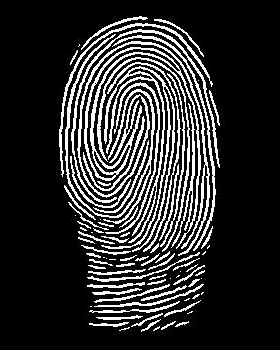
#> input picture aligned_fingerprint.png, 280 x 350 px
$ python -i __init__.py   (imports and definitions only)
#> lines starting #> are read from the running program, lines starting #| are printed output that depends on the picture; after the words box and inside, x2 and y2 are one past the last pixel; in counts of white or black regions, pixels touching at a corner belong together
#> further down, picture is the input picture: shape (350, 280, 3); min 0, max 255, mean 45.3
import cv2
import numpy as np
import skimage.morphology
from skimage.morphology import convex_hull_image, erosion
from skimage.morphology import square
import math

# [6 lines of commented-out code are left out]


class MinutiaeFeature(object):
    # [5 lines left out: function __init__, not called in this run]


    def __str__(self):
        return f"MinutiaeFeature(X={self.locX}, Y={self.locY}, Angle={self.Orientation}, Type={self.Type})"

    def __repr__(self):
        return self.__str__()


class FingerprintFeatureExtractor(object):
    def __init__(self):
        self._mask = []
        self._skel = []
        self.minutiaeTerm = []
        self.minutiaeBif = []
        self._spuriousMinutiaeThresh = 10

    def setSpuriousMinutiaeThresh(self, spuriousMinutiaeThresh):
        self._spuriousMinutiaeThresh = spuriousMinutiaeThresh

    def __skeletonize(self, img):
        img = np.uint8(img > 128)
#> img: shape (350, 280, 3); values 0 (black) and 1 (white), 17.6% white in thin lines or dots, all inside (x1, y1, x2, y2) = (59, 16, 220, 332)
        self._skel = skimage.morphology.skeletonize(img)
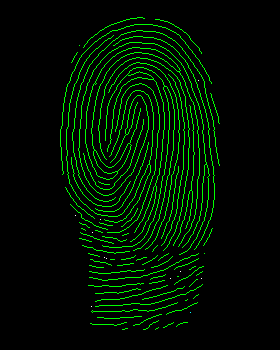
#> self._skel: shape (350, 280, 3) bool; mean of channels 0, 1, 2 0.000112, 0.0675, 0.000102; drawn as B, G, R
        self._skel = np.uint8(self._skel) * 255
        self._mask = img * 255

    # [28 lines left out: function __computeAngle, not called in this run]

    def __getTerminationBifurcation(self):
        self._skel = self._skel == 255
#> (the run stopped early here; a loop or call above may not have finished)
